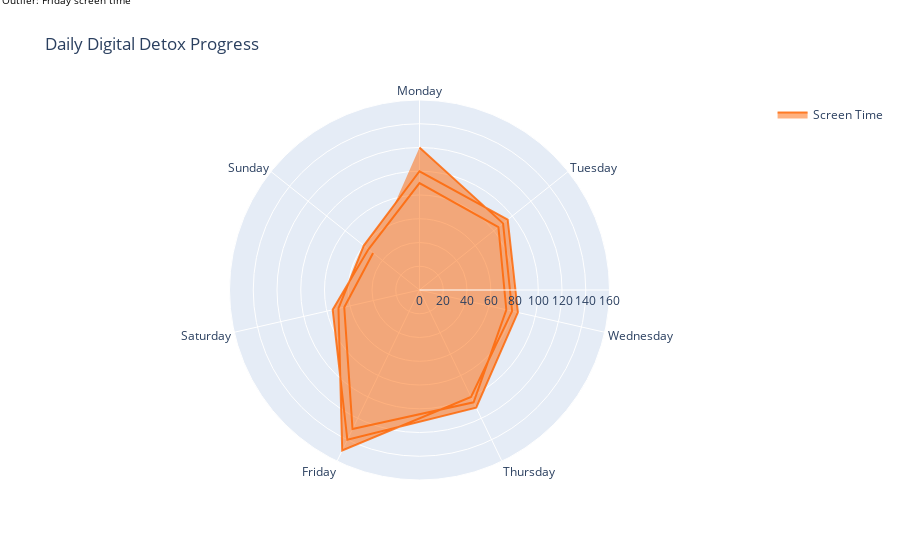

Here is the notebook cell this chart was saved with:
### Code cell
import plotly.graph_objects as go

# Data
data = [
    ['Day', 'Screen Time (Minutes)'],
    ['Monday', 120],
    ['Tuesday', 90],
    ['Wednesday', 80],
    ['Thursday', 100],
    ['Friday', 150],
    ['Saturday', 70],
    ['Sunday', 60],
    ['Monday', 100],
    ['Tuesday', 95],
    ['Wednesday', 85],
    ['Thursday', 110],
    ['Friday', 140],
    ['Saturday', 75],
    ['Sunday', 55],
    ['Monday', 90],
    ['Tuesday', 85],
    ['Wednesday', 75],
    ['Thursday', 105],
    ['Friday', 130],
    ['Saturday', 65],
    ['Sunday', 50]
]

# Create a Plotly figure
fig = go.Figure()

# Add the trace for screen time
fig.add_trace(go.Scatterpolar(
    r=[row[1] for row in data[1:]],
    theta=[row[0] for row in data[1:]],
    fill='toself',
    name='Screen Time',
    marker=dict(color='rgba(255, 100, 0, 0.8)')
))

# Set the layout
fig.update_layout(
    title='Daily Digital Detox Progress',
    polar={'radialaxis': {'visible': True, 'range': [0, 160]},
           'angularaxis': {'direction': 'clockwise', 'rotation': 90}},
    showlegend=True
)

# Annotate outlier
fig.add_annotation(
    x=data[5][0],
    y=data[5][1],
    text="Outlier: Friday screen time",
    showarrow=True,
    arrowhead=1,
    font=dict(size=10, color='black')
)

fig.show()

### Figure 1 — Plotly figure (JSON) as saved in the notebook; plotly's stock layout.template omitted (floating-point values rounded to 4 significant figures)
{"data": [{"fill": "toself", "marker": {"color": "rgba(255, 100, 0, 0.8)"}, "name": "Screen Time", "r": [120, 90, 80, 100, 150, 70, 60, 100, 95, 85, 110, 140, 75, 55, 90, 85, 75, 105, 130, 65, 50], "theta": ["Monday", "Tuesday", "Wednesday", "Thursday", "Friday", "Saturday", "Sunday", "Monday", "Tuesday", "Wednesday", "Thursday", "Friday", "Saturday", "Sunday", "Monday", "Tuesday", "Wednesday", "Thursday", "Friday", "Saturday", "Sunday"], "type": "scatterpolar"}], "layout": {"annotations": [{"arrowhead": 1, "font": {"color": "black", "size": 10}, "showarrow": true, "text": "Outlier: Friday screen time", "x": "Friday", "y": 150}], "polar": {"angularaxis": {"direction": "clockwise", "rotation": 90}, "radialaxis": {"range": [0, 160], "visible": true}}, "showlegend": true, "title": {"text": "Daily Digital Detox Progress"}}}
